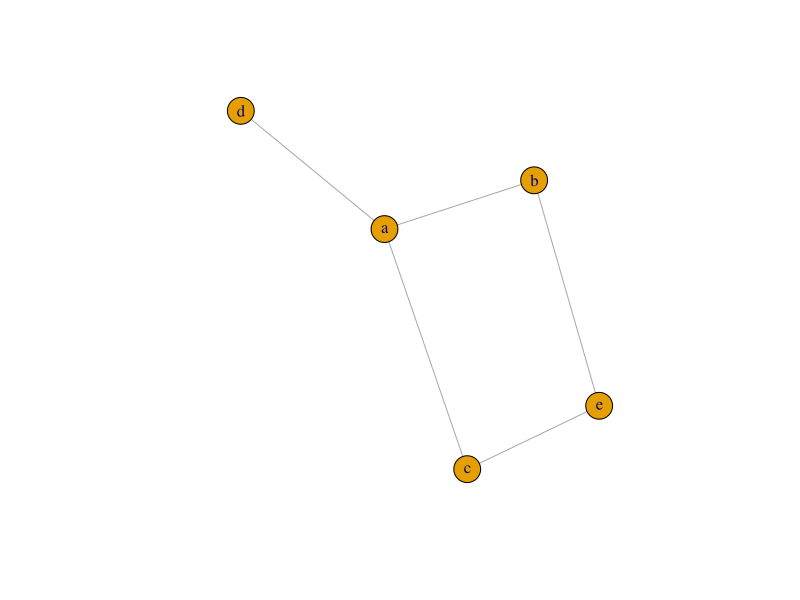
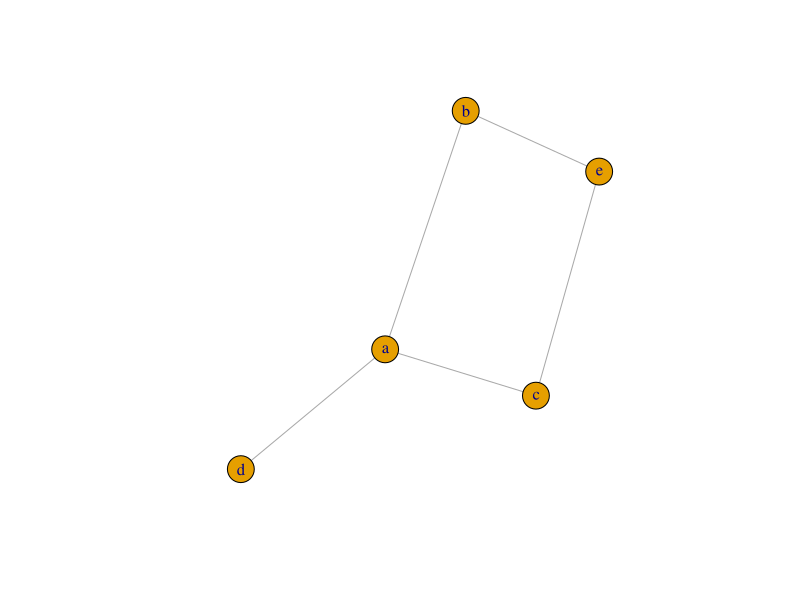

The R source for these figures, in order: (Note: this script raises an error after producing the figures.)
#load librray
library(igraph)
#make a edge list of all the connected edges
el <- cbind(c("a","a","a","b","e"),c("b","c","d","e","c"))
#mkae a igraph object
g <- graph.edgelist(as.matrix(el),directed = F)
#print i graph object
g
#UN-- 5 5 -- first 5 is no. of nodes second 5 is no of edges
#plot g from graph visualization
plot(g)
#Adding nodes attributes
g <- set_vertex_attr(g,"age",value = c(18,16,20,22,21))

g
#see the change now it says attr: name (v/c), age (v/n) which means age is now a attribute
vertex_attr(g)
#adding edges attributes like how many times people call each other
g <- set_edge_attr(g,"freq",value = c(3,5,6,2,11))

g
#hear it says attr: name (v/c), age (v/n), freq (e/n) now freq is a attribute
edge_attr(g)
# now we see v/n is for vertices or nodes and e/n is for edges 

plot(g)

#Adding atributes from data frame is also eazy
ver <- cbind(c("a","b","c","d","e"),c(16,18,22,20,21)) %>% as.data.frame()
edge <- cbind(el,c(3,5,6,8,9)) %>% as.data.frame()
graph_from_data_frame(d=edge,vertices = ver,directed = F)

#find info
#find all where nodes (inc)LUDES "a" 
E(g)[[inc("a")]]
#find all where edges freq >5
E(g)[[freq>5]]

#adding plot parameters
V(g)$color <- ifelse(V(g)$age>19,"white","red")
plot(g,vertex.label.color="black")
E(g)$color <- ifelse(E(g)$freq>6,"green","blue")
plot(g)

#layout parameters
plot(g,layout=layout.davidson.harel(g))
plot(g,layout=layout.circle(g))
plot(g,layout=layout.fruchterman.reingold(g))
#assign properties to edges
w1 <- E(g)$freq
plot(g,edge.color="black",edge.width=w1,layout=layout_nicely(g))
#layout nicely for default selection of a good layout

#Directed networks
email_from <- c("A","B","C","D","E","E","E")
email_to <- c("F","A","A","A","F","G","A")
emails <- cbind(email_from,email_to) %>% as.data.frame()
g <- graph.edgelist(as.matrix(emails),directed = T)
g
plot(g,layout=layout_nicely(g))
#check the no of edges between any two
g["A","E"]
g["E","A"]
#show all edges to or from A
incident(g,"A",mode=c("all"))
incident(g,"A",mode=c("out"))
incident(g,"A",mode=c("in"))
incident(g,"A",mode=c("total"))
#to get neighbors
neighbors(g,"A",mode=c("all"))
#for intersections
x <- neighbors(g,"A",mode = c("all"))
y <- neighbors(g,"F",mode = c("all"))
intersection(x,y)
#to get the maximum distance
farthest_vertices(g)
#to get sequence of diamater
get_diameter(g)
#identify nodes that can be reached by n steps by F
ego(g,2,"F",mode = c("all"))
#to calculate degree
degree(g,mode=c("in"))
degree(g,mode=c("out"))
degree(g,mode=c("all"))
#to calculate betweenness
betweenness(g,directed = T)
betweenness(g,directed = F)
betweenness(g,directed = T,normalized = T)
?make_ego_graph
make_ego_graph(g,diameter(g),nodes = V(g),mode = c("all"))[[1]]

#network structure

eigen_centrality(g)
?eigen_centrality

#edge density
edge_density(g)
#####will end here but will update in future